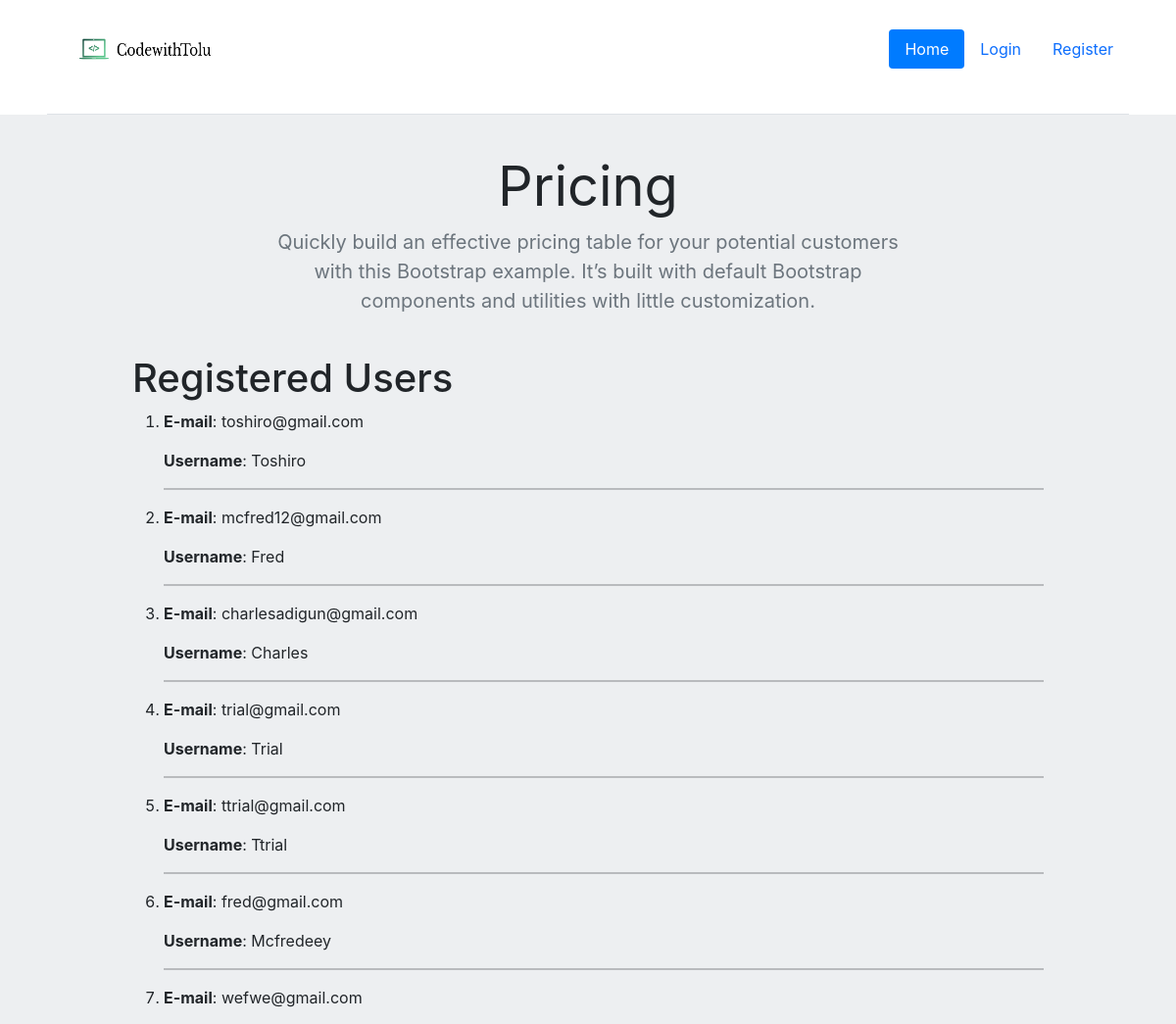
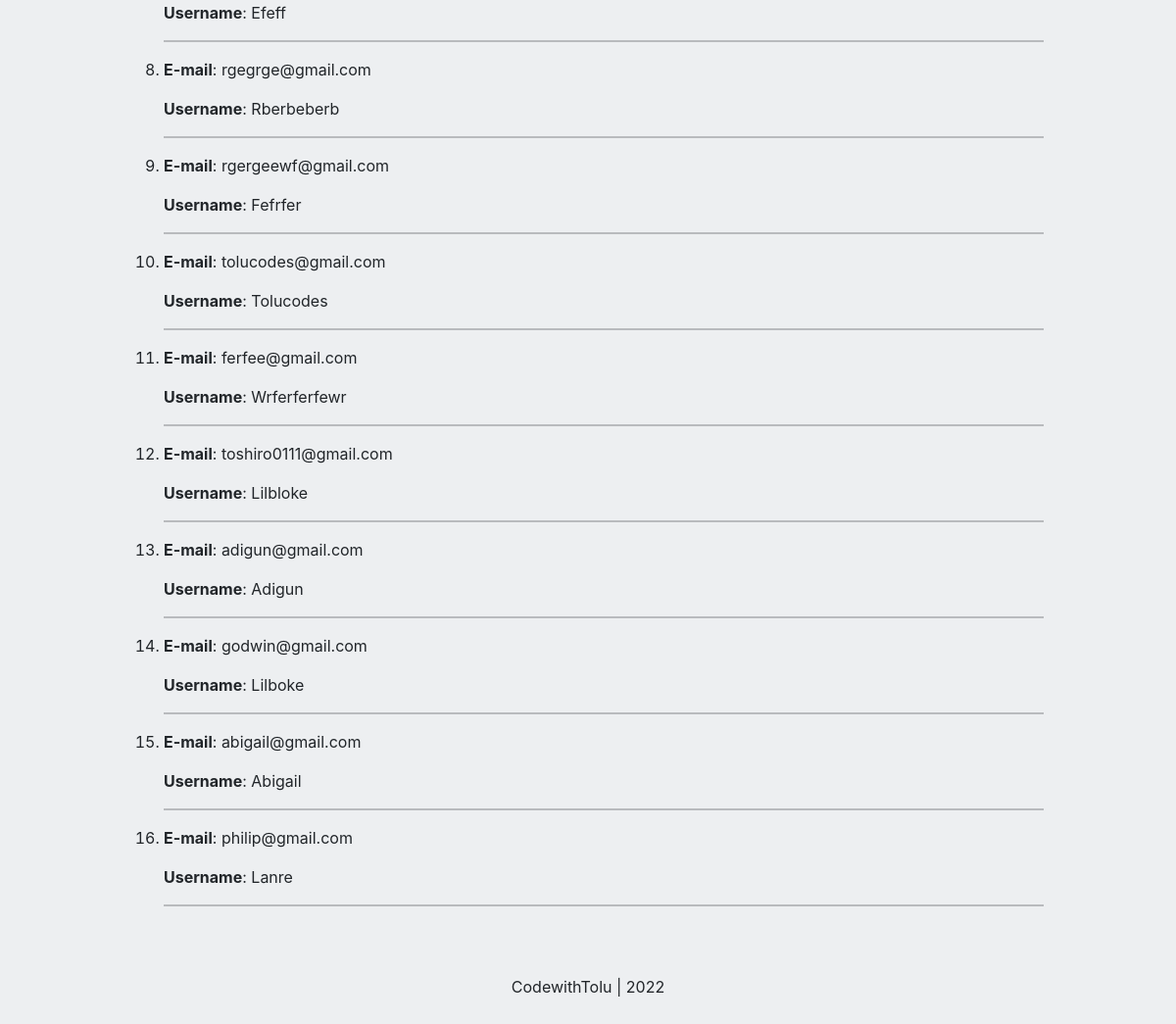
The page / on the database its author committed (2 pictures, top to bottom).
### account/models.py (models this page shows, shortened)
class Account(AbstractBaseUser):
    email                   = models.EmailField(unique=True, max_length=50)
    username                = models.CharField(unique=True, max_length=25)
    date_joined             = models.DateTimeField(auto_now_add=True)
    last_login              = models.DateTimeField(auto_now=True)
    is_admin                = models.BooleanField(default=False)
    is_staff                = models.BooleanField(default=False)
    is_active               = models.BooleanField(default=True)
    is_superuser            = models.BooleanField(default=False)
    USERNAME_FIELD = 'email'
    REQUIRED_FIELDS = ['username', ]
    objects = MyAccountManager()
    def __str__(self):
        return self.email

### blog_app/views.py (the view)
# urls.py: re_path(r'^$', views.home_page, name='home_page'),
def home_page(request):
    accounts = Account.objects.all()
    context = {
        'accounts': accounts
    }
    return render(request, 'blog_app/home.html', context)

### blog_app/templates/blog_app/home.html (shortened to what this page needs)
{% extends 'base.html' %}
{% block content %}
<div class="pricing-header p-3 pb-md-4 mx-auto text-center">
    <h1 class="display-4 fw-normal">Pricing</h1>
    <p class="fs-5 text-muted">Quickly build an effective pricing table for your potential customers with this Bootstrap example. It’s built with default Bootstrap components and utilities with little customization.</p>
  </div>
<div class="container">
    <div class="d-flex flex-column">
        <h1>Registered Users</h1>
        <ol>
            {% for account in accounts %}
            <li>
                <p><b>E-mail</b>: {{ account }}</p>
                <p><b>Username</b>: {{ account.username|title }}</p>
            </li>
            <hr>
        {% endfor %}
        </ol>
    </div>
</div>
{% endblock content %}

### templates/base.html (shortened to what this page needs)
<!DOCTYPE html>
{% load static %}
<html lang="en">
<head>
    {% include 'snippets/header.html' %}
</head>
<body>
    <div class="main">
        <div class="container-fluid bg-white px-5">
            <header>
              <div class="d-flex flex-column flex-md-row align-items-center pb-3 mb-4 border-bottom">
                <a href="/" class="d-flex align-items-center mb-3 mb-md-0 me-md-auto text-dark text-decoration-none">
                    <span class="fs-4">
                        <img style="width: 200px; height: 100px;" src="{% static 'cover.png' %}" alt="ee">
                    </span>
                  </a>
                  {% with request.resolver_match.url_name as url_name %}
                    <ul class="nav nav-pills nav-fill">
                        <li class="nav-item"><a href="{% url 'home_page' %}" class="nav-link {% if url_name == 'home_page' %}active{% endif %}" aria-current="page">Home</a></li>
                        {% if request.user.is_authenticated %}
                        <li class="nav-item"><a href="{% url 'logout' %}" class="nav-link {% if url_name == 'logout' %}active{% endif %}">Logout</a></li>
                        <li class="nav-item"><a href="{% url 'update' %}" class="nav-link {% if url_name == 'update' %}active{% endif %}">Update Account Details</a></li>
                        <li class="mt-2 fw-bold ps-2">Hello, {{ request.user.username|title }}🙂.</li>
                        {% else %}
                        <li class="nav-item"><a href="{% url 'login' %}" class="nav-link {% if url_name == 'login' %}active{% endif %}">Login</a></li>
                        <li class="nav-item active"><a href="{% url 'register' %}" class="nav-link {% if url_name == 'register' %}active{% endif %}">Register</a></li>
                        {% endif %}
                    </ul>
                  {% endwith %}
              </div>
            </header>
          </div>
        <div class="container-fluid">
            {% block content %}
            {% endblock content %}
        </div>
    </div>
</body>
<footer>
    {% include 'snippets/footer.html' %}
</footer>
</html>

### templates/snippets/header.html (shortened to what this page needs)
<link href="https://cdn.jsdelivr.net/npm/bootstrap@5.1.3/dist/css/bootstrap.min.css" rel="stylesheet">
<link href="https://cdn.jsdelivr.net/npm/bootstrap@5.1.3/dist/css/bootstrap.min.css" rel="stylesheet">
<link href="../assets/dist/css/bootstrap.min.css" rel="stylesheet">

### templates/snippets/footer.html (shortened to what this page needs)
<div class="footer d-flex align-items-center flex-column">
    <p class="m-auto">CodewithTolu | 2022</p>
</div>

### templates/snippets/header.html (style rules this page uses)
body { background-color: #EDEFF1; }
.main { min-height: 100vh; height:100%; }
.footer { min-height:100px; }
.container { max-width: 960px; }
.pricing-header { max-width: 700px; }

### rows shown on the page
Account: email "toshiro@gmail.com", username "Toshiro"
Account: email "mcfred12@gmail.com", username "Fred"
Account: email "charlesadigun@gmail.com", username "Charles"
Account: email "trial@gmail.com", username "Trial"
Account: email "ttrial@gmail.com", username "Ttrial"
Account: email "fred@gmail.com", username "Mcfredeey"
Account: email "wefwe@gmail.com", username "Efeff"
Account: email "rgegrge@gmail.com", username "Rberbeberb"
Account: email "rgergeewf@gmail.com", username "Fefrfer"
Account: email "tolucodes@gmail.com", username "Tolucodes"
Account: email "ferfee@gmail.com", username "Wrferferfewr"
Account: email "toshiro0111@gmail.com", username "Lilbloke"
Account: email "adigun@gmail.com", username "Adigun"
Account: email "godwin@gmail.com", username "Lilboke"
Account: email "abigail@gmail.com", username "Abigail"
Account: email "philip@gmail.com", username "Lanre"
